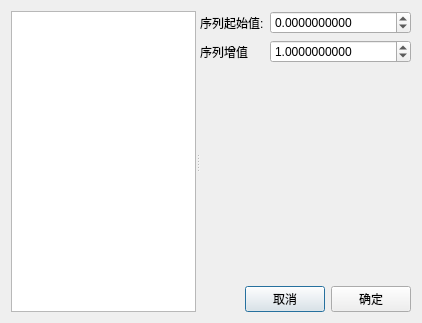
<?xml version="1.0" encoding="UTF-8"?>
<ui version="4.0">
 <class>Dialog_SelDefSeries</class>
 <widget class="QDialog" name="Dialog_SelDefSeries">
  <property name="geometry">
   <rect>
    <x>0</x>
    <y>0</y>
    <width>422</width>
    <height>323</height>
   </rect>
  </property>
  <property name="windowTitle">
   <string>Dialog</string>
  </property>
  <layout class="QVBoxLayout" name="verticalLayout_2">
   <item>
    <widget class="QSplitter" name="splitter">
     <property name="orientation">
      <enum>Qt::Horizontal</enum>
     </property>
     <widget class="QTableView" name="tableView"/>
     <widget class="QWidget" name="layoutWidget">
      <layout class="QVBoxLayout" name="verticalLayout">
       <item>
        <layout class="QHBoxLayout" name="horizontalLayout">
         <item>
          <widget class="QLabel" name="label">
           <property name="text">
            <string>序列起始值:</string>
           </property>
          </widget>
         </item>
         <item>
          <widget class="QDoubleSpinBox" name="doubleSpinBox_Start">
           <property name="decimals">
            <number>10</number>
           </property>
           <property name="minimum">
            <double>-999999999.000000000000000</double>
           </property>
           <property name="maximum">
            <double>999999999.000000000000000</double>
           </property>
           <property name="singleStep">
            <double>0.100000000000000</double>
           </property>
          </widget>
         </item>
        </layout>
       </item>
       <item>
        <layout class="QHBoxLayout" name="horizontalLayout_2">
         <item>
          <widget class="QLabel" name="label_2">
           <property name="text">
            <string>序列增值</string>
           </property>
          </widget>
         </item>
         <item>
          <widget class="QDoubleSpinBox" name="doubleSpinBox_Detal">
           <property name="decimals">
            <number>10</number>
           </property>
           <property name="minimum">
            <double>-999999999.000000000000000</double>
           </property>
           <property name="maximum">
            <double>999999999.000000000000000</double>
           </property>
           <property name="singleStep">
            <double>0.100000000000000</double>
           </property>
           <property name="value">
            <double>1.000000000000000</double>
           </property>
          </widget>
         </item>
        </layout>
       </item>
       <item>
        <spacer name="verticalSpacer">
         <property name="orientation">
          <enum>Qt::Vertical</enum>
         </property>
         <property name="sizeHint" stdset="0">
          <size>
           <width>20</width>
           <height>40</height>
          </size>
         </property>
        </spacer>
       </item>
       <item>
        <layout class="QHBoxLayout" name="horizontalLayout_3">
         <item>
          <spacer name="horizontalSpacer">
           <property name="orientation">
            <enum>Qt::Horizontal</enum>
           </property>
           <property name="sizeHint" stdset="0">
            <size>
             <width>40</width>
             <height>20</height>
            </size>
           </property>
          </spacer>
         </item>
         <item>
          <widget class="QPushButton" name="pushButton_Cannel">
           <property name="text">
            <string>取消</string>
           </property>
          </widget>
         </item>
         <item>
          <widget class="QPushButton" name="pushButton_OK">
           <property name="text">
            <string>确定</string>
           </property>
          </widget>
         </item>
        </layout>
       </item>
      </layout>
     </widget>
    </widget>
   </item>
  </layout>
 </widget>
 <resources/>
 <connections>
  <connection>
   <sender>pushButton_OK</sender>
   <signal>clicked()</signal>
   <receiver>Dialog_SelDefSeries</receiver>
   <slot>accept()</slot>
   <hints>
    <hint type="sourcelabel">
     <x>377</x>
     <y>294</y>
    </hint>
    <hint type="destinationlabel">
     <x>418</x>
     <y>254</y>
    </hint>
   </hints>
  </connection>
  <connection>
   <sender>pushButton_Cannel</sender>
   <signal>clicked()</signal>
   <receiver>Dialog_SelDefSeries</receiver>
   <slot>reject()</slot>
   <hints>
    <hint type="sourcelabel">
     <x>289</x>
     <y>299</y>
    </hint>
    <hint type="destinationlabel">
     <x>419</x>
     <y>217</y>
    </hint>
   </hints>
  </connection>
 </connections>
</ui>
